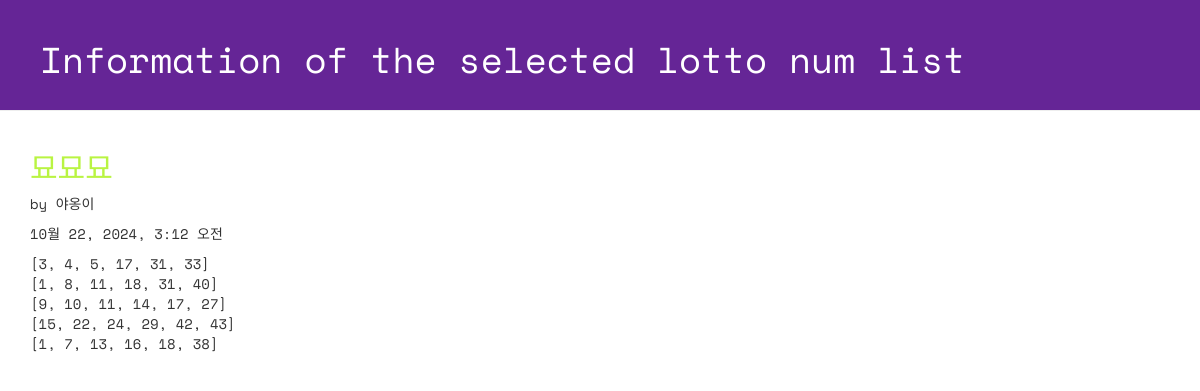
The app's page /lotto/3/detail/ with its own data.
### lotto/models.py (models this page shows, shortened)
class GuessNumbers(models.Model):
    name = models.CharField(max_length=24) # 로또 번호 리스트의 이름
    text = models.CharField(max_length=255) # 로또 번호 리스트에 대한 설명
    lottos = models.CharField(max_length=255, default='[1, 2, 3, 4, 5, 6]') # 로또 번호들이 담길 str
    num_lotto = models.IntegerField(default=5) # 6개 번호 set의 갯수
    update_date = models.DateTimeField()

### lotto/views.py (the view)
# urls.py: path('lotto/<int:lottokey>/detail/', views.detail, name='detail'),
def detail(request, lottokey):
    lotto = GuessNumbers.objects.get(id=lottokey)
    return render(request, 'lotto/detail.html', {'lotto':lotto})

### lotto/templates/lotto/detail.html (shortened to what this page needs)
<!DOCTYPE html>
{% load static %}
<html lang="ko">
<head>
  <link rel="stylesheet" href="//maxcdn.bootstrapcdn.com/bootstrap/3.2.0/css/bootstrap.min.css">
  <link rel="stylesheet" href="//maxcdn.bootstrapcdn.com/bootstrap/3.2.0/css/bootstrap-theme.min.css">
  <link rel="stylesheet" href="{% static 'css/lotto.css'%}">
</head>
<body>
  <div class="page-header">
  <h1>Information of the selected lotto num list</h1>
  </div>
  <div class="container lotto">
    <h2>{{ lotto.text }}</h2>
    <p> by {{ lotto.name }}</p>
    <p> {{ lotto.update_date }}</p>
    <p> {{ lotto.lottos | linebreaksbr }}</p>
  </div>
</body>
</html>

### lotto/static/css/lotto.css (style rules this page uses)
.page-header { background-color: #652596; margin-top: 0; padding: 20px 20px 20px 40px; font-family: 'Space Mono', monospace; }
.page-header h1 { color: #FFFFFF; }
.container { font-family: 'Space Mono', monospace; }
.container h2 { color: #b9f442; }

### records on screen
GuessNumbers: text "묘묘묘", name "야옹이", update_date "10월 22, 2024, 3:12 오전", lottos "[3, 4, 5, 17, 31, 33] [1, 8, 11, 18, 31, 40] [9, 10, 11, 14, 17, 27] [15, 22, 24, 29, 42, 43] [1, 7, 13, 16, 18, 38]"
